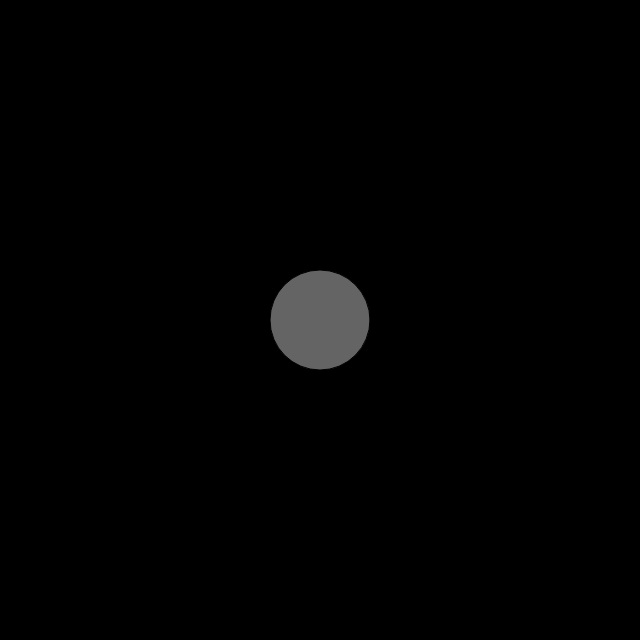
Frame 1 (no input)
Frame 60 (no input): identical to frame 1, image omitted
Frame 120 (the mouse pressed at the canvas centre since frame 60): identical to frame 1, image omitted

The p5.js sketch that drew this single still picture (run headless with seeded random() and noise() and a simulated clock; from frame 60 on, the mouse is pressed at the canvas centre):

// p5.js sketch
// ── sketch.js
function setup () {
  createCanvas(640, 640);

}

function draw() {
  background(0);
  fill (100);
  ellipse(width/2, height/2, 100, 100);
  // draw rect?
}
